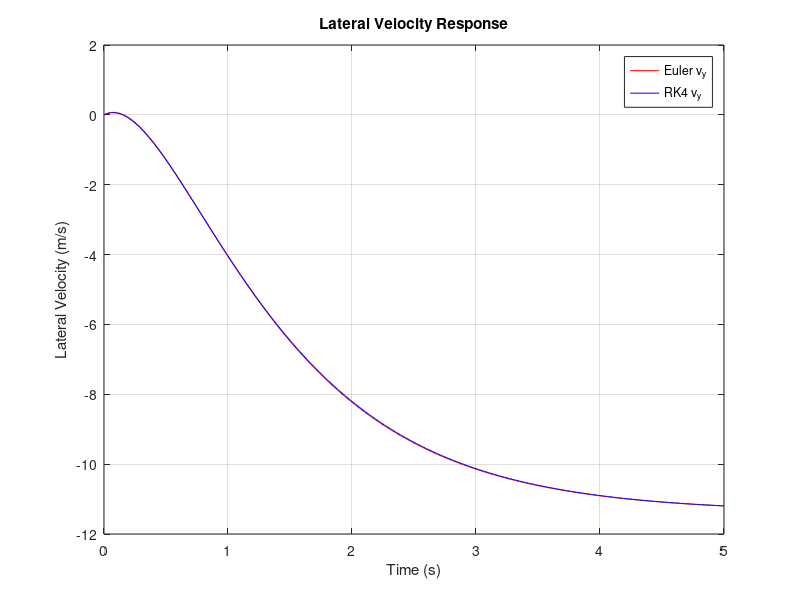
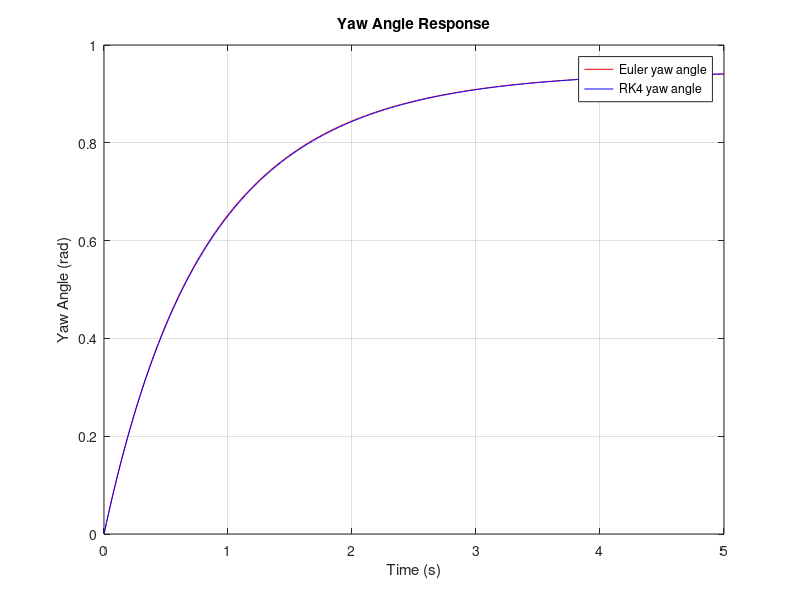

MATLAB code to generate these figures, in order:
clear; clc; close all;

%% Vehicle Parameters
m = 1400;
a = 1.14;
b = 1.33;
Cf = 25000;
Cr = 21000;
Iz = 2420;
u = 75 * 1000 / 3600;   % m/s
delta = 0.1;

%A and B matrices 
A = [-(Cf + Cr)/(m*u), (-a*Cf + b*Cr)/(m*u) - u; -(a*Cf - b*Cr)/(Iz*u), -(a^2*Cf + b^2*Cr)/(Iz*u)];
B = [Cf/m; a*Cf/Iz];

%% Time setup
h = 0.01;
t = 0:h:5;
N = length(t);

% Initialize vectors: [v_y; psi]
x_euler = zeros(2, N);
x_rk4   = zeros(2, N);

%Euler Method
for n = 1:N-1
    x_euler(:,n+1) = x_euler(:,n) + h * (A * x_euler(:,n) + B * delta);
end

%RK4 Method 
for n = 1:N-1
    k1 = A * x_rk4(:,n) + B * delta;
    k2 = A * (x_rk4(:,n) + 0.5*h*k1) + B * delta;
    k3 = A * (x_rk4(:,n) + 0.5*h*k2) + B * delta;
    k4 = A * (x_rk4(:,n) + h*k3) + B * delta;
    x_rk4(:,n+1) = x_rk4(:,n) + (h/6)*(k1 + 2*k2 + 2*k3 + k4);
end

%Plot Lateral Velocity
figure;
plot(t, x_euler(1,:), 'r', 'DisplayName', 'Euler v_y'); %Euler Plot
hold on;
plot(t, x_rk4(1,:), 'b', 'DisplayName', 'RK4 v_y'); %RK4 Plot
xlabel('Time (s)');
ylabel('Lateral Velocity (m/s)');
title('Lateral Velocity Response');
legend; 
grid on;

% Plot Yaw Angle
figure;
plot(t, x_euler(2,:), 'r', 'DisplayName', 'Euler yaw angle');
hold on;
plot(t, x_rk4(2,:), 'b','DisplayName', 'RK4 yaw angle');
xlabel('Time (s)');
ylabel('Yaw Angle (rad)');
title('Yaw Angle Response');
legend;
grid on;

%Grid Independance Check

dt_vec = [0.1, 0.05, 0.025, 0.0125, 0.0125/2];  % Grid spacing
euler_final = zeros(size(dt_vec));
rk4_final   = zeros(size(dt_vec));


